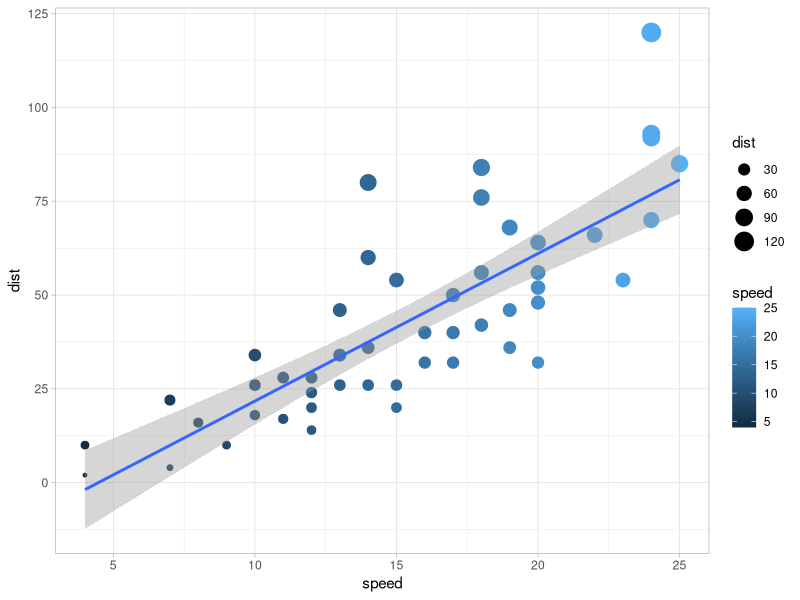
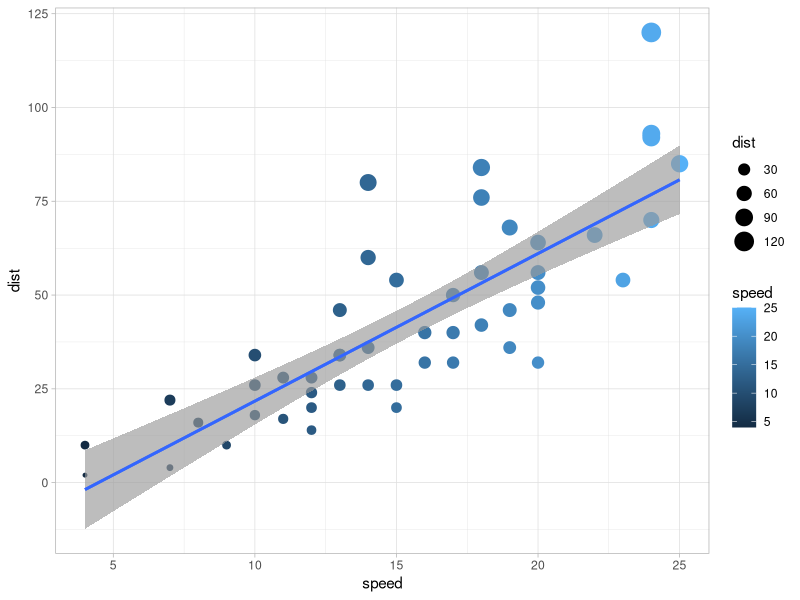

The R source for these figures, in order:
## ---- chunk 1
knitr::opts_chunk$set(echo = TRUE)
## ---- chunk 2
summary(cars)
## ---- chunk 3
library(ggplot2)

theme_set(theme_light())
cars_plot <- ggplot(cars, aes(x=speed, y=dist)) +
  geom_point(aes(color=speed, size=dist)) +
  geom_smooth(method = "lm")
print(cars_plot)
## ---- chunk 4
cars_plot + geom_smooth(method = "lm")
